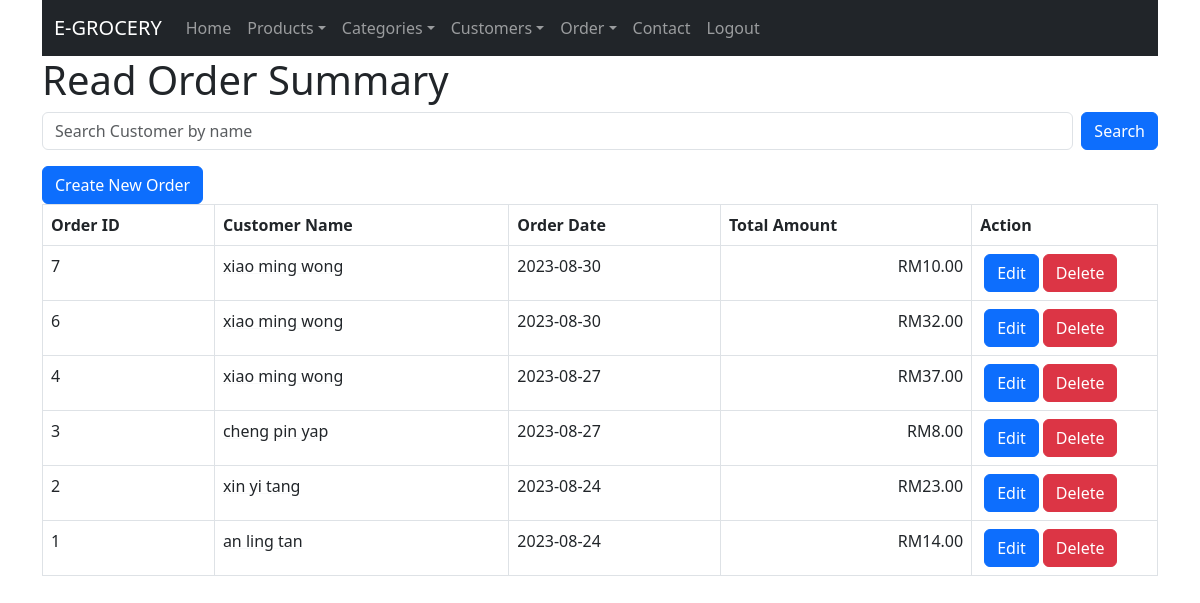
The page /order_read.php (signed in) on the database its author committed.
### tables this page shows
CREATE TABLE IF NOT EXISTS `order_summary` (
  `order_id` int NOT NULL AUTO_INCREMENT,
  `customer_id` int NOT NULL,
  `order_date` date NOT NULL,
  PRIMARY KEY (`order_id`),
  KEY `customer_id` (`customer_id`)
);

CREATE TABLE IF NOT EXISTS `customers` (
  `id` int NOT NULL AUTO_INCREMENT,
  `username` varchar(128) NOT NULL,
  `password` varchar(150) NOT NULL,
  `firstname` varchar(128) NOT NULL,
  `lastname` varchar(128) NOT NULL,
  `image` varchar(255) NOT NULL,
  `gender` varchar(15) NOT NULL,
  `date_of_birth` date NOT NULL,
  `email` varchar(40) NOT NULL,
  `registration` datetime NOT NULL,
  `account_status` varchar(20) NOT NULL,
  PRIMARY KEY (`id`)
);

### order_read.php (the view, shortened to what this page needs)
<!DOCTYPE HTML>
<html>
<head>
    <link href="https://cdn.jsdelivr.net/npm/bootstrap@5.3.0/dist/css/bootstrap.min.css" rel="stylesheet">
</head>
<body>
    <div class="container">
        <?php
        include 'menu/navbar.php';
        ?>
        <div class="page-header">
            <h1>Read Order Summary</h1>
        </div>
        <div class="mb-3">
            <form class="d-flex" action="<?php echo $_SERVER["PHP_SELF"]; ?>" method="GET">
                <input class="form-control me-2" type="text" name="search" placeholder="Search Customer by name" aria-label="Search" value="<?php echo isset($_GET['search']) ? htmlspecialchars($_GET['search']) : ''; ?>">
                <button class="btn btn-primary" type="submit">Search</button>
            </form>
        </div>
        <?php
        include 'config/database.php';
        $query = "SELECT order_summary.order_id, customers.firstname, customers.lastname, order_summary.order_date FROM order_summary INNER JOIN customers ON order_summary.customer_id = customers.id";
        $query .= " ORDER BY order_summary.order_id DESC";
        $stmt = $con->prepare($query);
        $stmt->execute();
        $num = $stmt->rowCount();
        echo "<a href='order_create.php' class='btn btn-primary m-b-1em'>Create New Order</a>";
        if ($num > 0) {
            echo "<table class='table table-hover table-responsive table-bordered'>";
            echo "<tr>";
            echo "<th>Order ID</th>";
            echo "<th>Customer Name</th>";
            echo "<th>Order Date</th>";
            echo "<th>Total Amount</th>";
            echo "<th>Action</th>";
            echo "</tr>";
            while ($row = $stmt->fetch(PDO::FETCH_ASSOC)) {
                extract($row);
                $total_amount_query = "SELECT SUM(IF(products.promotion_price > 0 AND products.promotion_price < products.price,
                                       products.promotion_price * order_details.quantity,
                                       products.price * order_details.quantity)) AS total_amount
                        FROM order_details
                        INNER JOIN products ON order_details.product_id = products.id
                        WHERE order_details.order_id = :order_id";
                $total_amount_stmt = $con->prepare($total_amount_query);
                $total_amount_stmt->bindParam(":order_id", $order_id);
                $total_amount_stmt->execute();
                $total_amount_row = $total_amount_stmt->fetch(PDO::FETCH_ASSOC);
                $total_amount = $total_amount_row['total_amount'];
                echo "<tr>";
                echo "<td>{$order_id}</td>";
                echo "<td><a class='link-underline-light link-dark' href='order_detail_read.php?id={$order_id}'>{$firstname} {$lastname}</a></td>";
                echo "<td>{$order_date}</td>";
                echo "<td class='text-end'>RM" . number_format($total_amount, 2) . "</td>";
                echo "<td class='col-2'>";
                echo "<a href='order_update.php?id={$order_id}' class='btn btn-primary m-r-1em mx-1'>Edit</a>";
                echo "<a href='#' onclick='delete_order({$order_id});'  class='btn btn-danger'>Delete</a>";
                echo "</td>";
                echo "</tr>";
            }
            echo "</table>";
        } else {
            echo "<div class='alert alert-danger'>No records found.</div>";
        }
        ?>
    </div>
</body>
</html>

### rows shown on the page
order_summary: order_id "7", customer.firstname "xiao ming", customer.lastname "wong", order_date "2023-08-30", total_amount "10.00"
order_summary: order_id "6", customer.firstname "xiao ming", customer.lastname "wong", order_date "2023-08-30", total_amount "32.00"
order_summary: order_id "4", customer.firstname "xiao ming", customer.lastname "wong", order_date "2023-08-27", total_amount "37.00"
order_summary: order_id "3", customer.firstname "cheng pin", customer.lastname "yap", order_date "2023-08-27", total_amount "8.00"
order_summary: order_id "2", customer.firstname "xin yi", customer.lastname "tang", order_date "2023-08-24", total_amount "23.00"
order_summary: order_id "1", customer.firstname "an ling", customer.lastname "tan", order_date "2023-08-24", total_amount "14.00"
